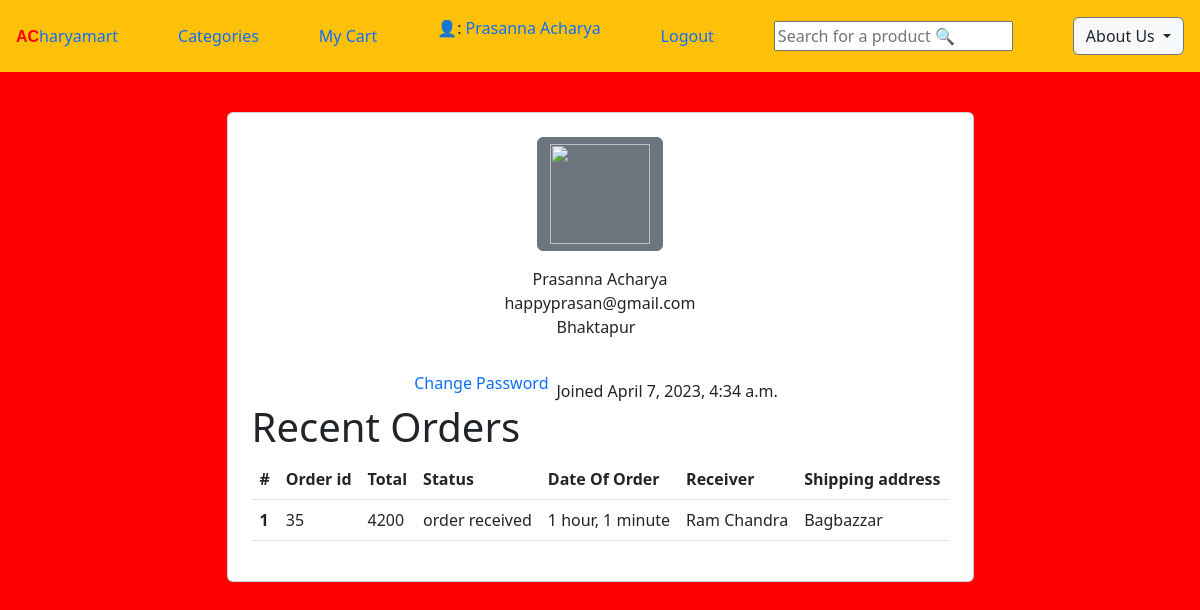
Screenshot of /profile (signed in) with the database file from the repository.
### ecomapp/models.py (models this page shows, shortened)
class CustomUser(AbstractUser):
    username = None
    email = models.EmailField(_("email address"), unique=True)
    USERNAME_FIELD = "email"
    REQUIRED_FIELDS = []
    objects = CustomUserManager()

class Customer(models.Model):
    user=models.OneToOneField(CustomUser,on_delete=models.CASCADE)
    full_name=models.CharField(max_length=200)
    address=models.CharField(max_length=200,null=True,blank=True)
    joined_on=models.DateTimeField(auto_now_add=True)

class Order(models.Model):
    cart=models.OneToOneField(Cart,on_delete=models.CASCADE)
    order_by=models.CharField(max_length=200)
    shipping_address=models.CharField(max_length=200)
    mobile=models.CharField(max_length=10)
    email=models.EmailField(null=True,blank=True)
    subtotal=models.PositiveIntegerField()
    discount=models.PositiveIntegerField()
    total=models.PositiveIntegerField()
    order_status=models.CharField(max_length=50,choices=ORDER_STATUS)
    created_at=models.DateTimeField(auto_now_add=True)
    payment_method=models.CharField(max_length=20,choices=METHOD,default='Cash On Delivery')
    payment_completed=models.BooleanField(default=False,null=True,blank=True)

### ecomapp/views.py (the view)
# urls.py: path('profile',ProfileView.as_view(),name="profile"),
class ProfileView(LoginRequiredMixin,TemplateView):
    template_name="profile.html"
    login_url = 'ecomapp:login'
    def get_context_data(self, **kwargs):
        context= super().get_context_data(**kwargs)
        customer=self.request.user.customer
        context["customer"]=customer
        orderss=Order.objects.filter(cart__customer=customer)
        context["orders"]=orderss
        return context

### Templates/profile.html (shortened to what this page needs)
{% extends "base.html" %}
{% block content %}
<body>
    <div class="container mt-4 mb-4 p-3 d-flex justify-content-center">
        <div class="card p-4">
            <div class=" image d-flex flex-column justify-content-center align-items-center">
                <button class="btn btn-secondary"> <img src="https://i.imgur.com/wvxPV9S.png" height="100" width="100" /></button>
                <span class="name mt-3">{{request.user.customer.full_name}}</span> <span class="idd">{{request.user.email}}</span>
                <div class="d-flex flex-row justify-content-center align-items-center gap-2">
                    <span class="idd1">{{request.user.customer.address}}</span> <span></span> </div>
                <div class="d-flex flex-row justify-content-center align-items-center mt-3">
                <div class=" d-flex mt-2"> <a class="btn1 btn-dark text-center" href="{% url 'ecomapp:changepassword' %}">Change Password</a> </div>
                <div class=" px-2 rounded mt-4 date "> <span class="join">Joined {{request.user.customer.joined_on}}</span> </div>
            </div>
        </div>
        <h1>Recent Orders</h1>
        <table class="table">
            <thead>
              <tr>
                <th scope="col">#</th>
                <th scope="col">Order id</th>
                <th scope="col">Total </th>
                <th scope="col">Status</th>
                <th scope="col">Date  Of Order</th>
                <th scope="col">Receiver</th>
                <th scope="col">Shipping address</th>
              </tr>
            </thead>
            <tbody>
                {% for o in orders %}
              <tr>
                <th >{{forloop.counter}}</th>
                <td>{{o.id}}</td>
                <td>{{o.total}}</td>
                <td>{{o.order_status}}</td>
                <td>{{o.created_at|timesince}}</td>
                <td>{{o.order_by}}</td>
                <td>{{o.shipping_address}}</td>
              </tr>
              {% endfor %}
            </tbody>
          </table>
    </div>
</body>
{% endblock %}

### Templates/base.html (shortened to what this page needs)
<!DOCTYPE html>
<html lang="en">
<head>
    <link href="https://cdn.jsdelivr.net/npm/bootstrap@5.3.0-alpha1/dist/css/bootstrap.min.css" rel="stylesheet">
</head>
<body>
      <nav class="navbar navbar-collapse navbar-dark bg-warning p-3">
        <a href="{% url 'ecomapp:home' %}"><strong style="color:red; font-family:Impact, Haettenschweiler, 'Arial Narrow Bold', sans-serif">AC</strong><span>haryamart</span></a>
        <a href="{% url 'ecomapp:categorical' %}">Categories</a>
        <a href="{% url 'ecomapp:showcart' %}" >My  Cart </a>
        {% if request.user.customer %}
        <p>👤:  <a href="{% url 'ecomapp:profile' %}">{{request.user.customer.full_name}}</a></p>
        <a href="{% url 'ecomapp:signout' %}">Logout</a>
        {% else %}
        <a href="{% url 'ecomapp:signup' %}">Signup</a>
        <a href="{% url 'ecomapp:login' %}">Login</a>
        {% endif %}
          <form method="GET" action="/search">
          <input name="key" type="text"  placeholder="Search for a product 🔍" >
        </form>
        <div class="dropdown ">
          <button class="btn btn-secondary dropdown-toggle bg-light text-dark" type="button" id="dropdownMenuButton" data-toggle="dropdown" aria-haspopup="true" aria-expanded="false">
            About Us
          </button>
        </div>
      </nav>
      {% block content %}
      {% endblock %}
</body>
</html>

### Templates/base.html (style rules this page uses)
a { text-decoration: none; }

### Templates/profile.html (style rules this page uses)
body { background-color: red; }

### rows the page displays
CustomUser: user.customer.full_name "Prasanna Acharya", user.email "happyprasan@gmail.com", user.customer.address "Bhaktapur", user.customer.joined_on "April 7, 2023, 4:34 a.m."
Order: id "35", total "4200", order_status "order received", created_at "1 hour, 1 minute", order_by "Ram Chandra", shipping_address "Bagbazzar"
